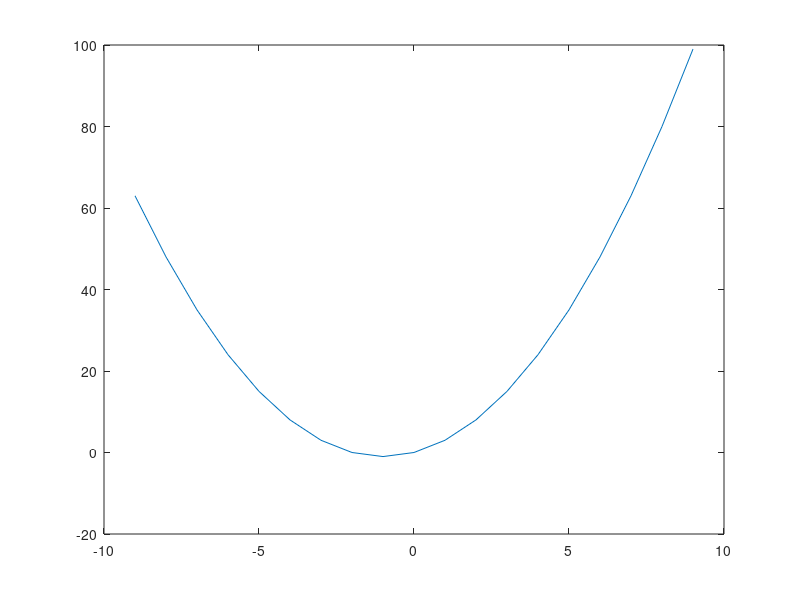

This figure's MATLAB source:
clear
clc

% Membuat Array dengan Increment
a = 0 : 9  % artinya a isinya 0 1 2 3 4 5 6 7 8 9

% dengan perubahan Stepnya
b = 0 : 0.5 : 9 % atau 
c = 0 :  .5 : 9 % Sama Saja

% Contoh Soal
% Misalkan y = x^2 + 2x
% Misalkan x = -9;9 

% For loop untuk contoh soal diatas

x = -9:9;
y = [];

for i = 1 : length(x)
  y(i) = x(i)^2 + 2*x(i);
end

plot (x,y)
